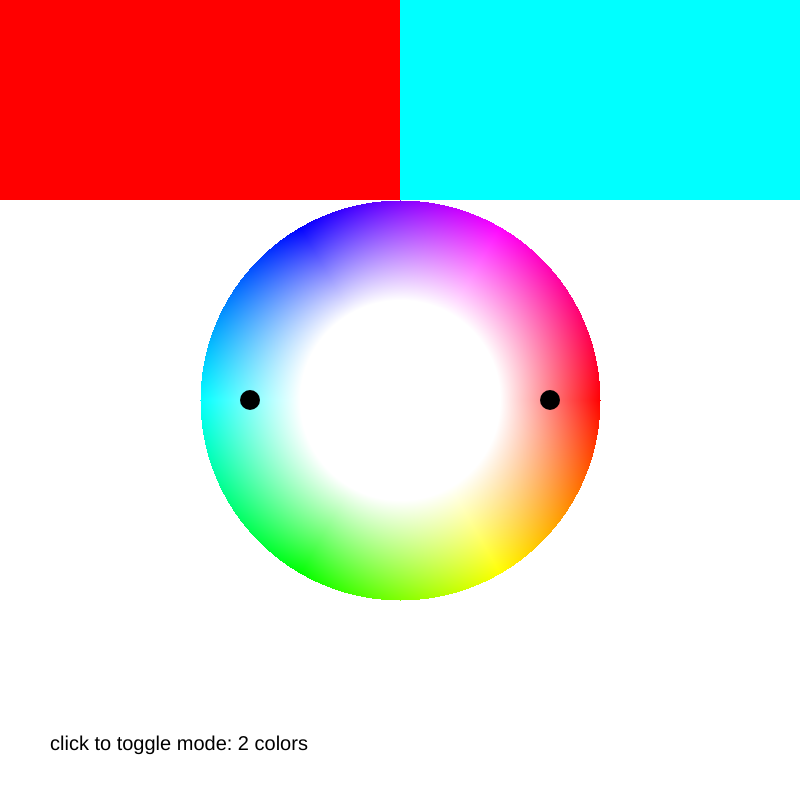
Frame 1 (no input)
Frame 60 (no input): identical to frame 1, image omitted
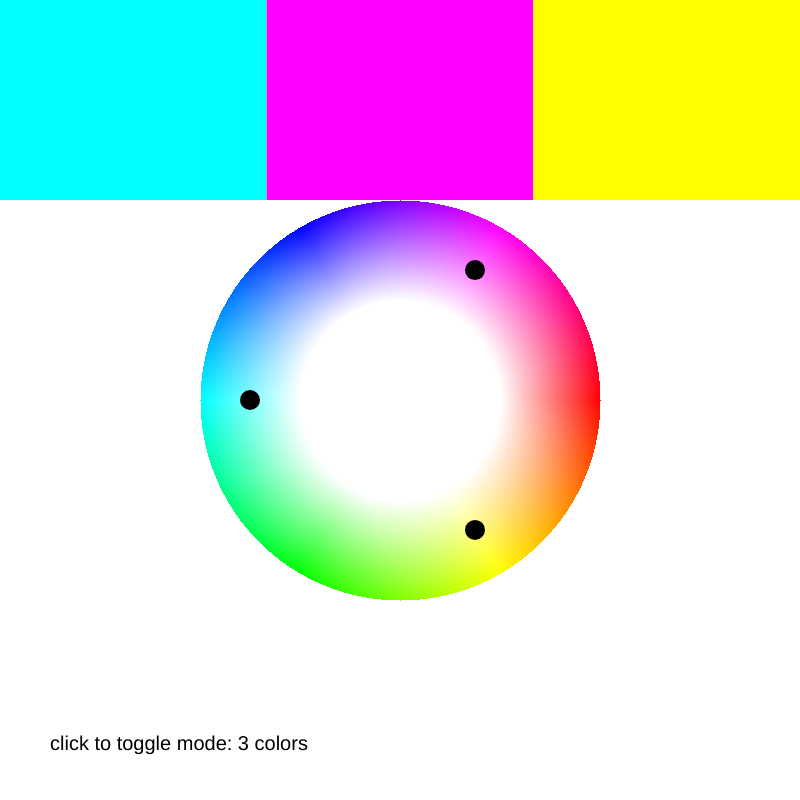
Frame 120 (the mouse pressed at the canvas centre since frame 60)

The p5.js sketch that drew these frames (run headless with seeded random() and noise() and a simulated clock; from frame 60 on, the mouse is pressed at the canvas centre):

// p5.js sketch
// ── sketch.js
// Triadic Tetradic Colo
// Mouse position changes base hue value. Four squares show analogous colors (base, base +30, base +60, base +90).
// extended from Rune Madsen's Color Scheme Analogous Example :https://printingcode.runemadsen.com/examples/color/scheme_analogous/index.html

let outerRadius = 200;
let innerRadius = 100; // hole size
// let steps = 360/15; // resolution
let ringImage;
let colorCount = 2;
// let mode = 'triadic'; // change to 'tetradic' for tetradic colors

function setup() {
  createCanvas(800, 800);
  colorMode(HSB, 360, 100, 100);
  noStroke();

  createRingImage();
}

function draw() {
  background(100);
  drawRing();
  // if(mode === 'triadic'){
  //   drawTriadicColors();
  // } else if(mode === 'tetradic'){
  //   drawTetradicColors();
  // }
  drawSelectedColors();
  fill(0);
  // text('click to toggle mode',50, height-50);
  textSize(20);
  text(
    'click to toggle mode: ' + colorCount + ' colors',
    50,
    height - 50
  );
}

function mousePressed(){
  colorCount = colorCount + 1;

  if (colorCount > 4) {
    colorCount = 2;
  }
}

function drawSelectedColors() {
  let baseHue = map(mouseX, 0, width, 0, 360);

  let hueStep = 360 / colorCount;
  let squareWidth = width / colorCount;

  for (let i = 0; i < colorCount; i++) {
    let hue = ((baseHue + i * hueStep) % 360 + 360) % 360;

    fill(hue, 100, 100);
    rect(i * squareWidth, 0, squareWidth, height / 4);

    drawColorPosition(hue);
  }
}


// function drawTriadicColors(){
//   // Map mouseX to hue (0–360)
//   let baseHue = map(mouseX, 0, width, 0, 360);

//   let squareWidth = width/3;
//   // Square 1: base hue
//   fill((baseHue + 0) % 360, 100, 100);
//   rect(0, 0, squareWidth, height/4);
//   drawColorPosition(baseHue);

//   // Square 2: base + 120
//   fill((baseHue + 120) % 360, 100, 100);
//   rect(squareWidth, 0, squareWidth, height/4);
//   drawColorPosition(baseHue + 120);

//   // Square 3: base + 240
//   fill((baseHue + 240) % 360, 100, 100);
//   rect(squareWidth * 2, 0, squareWidth, height/4);
//   drawColorPosition(baseHue + 240);

// }

// function drawTetradicColors(){
//   // Map mouseX to hue (0–360)
//   let baseHue = map(mouseX, 0, width, 0, 360);

//   let squareWidth = width/4;
//   // Square 1: base hue
//   fill((baseHue + 0) % 360, 100, 100);
//   rect(0, 0, squareWidth, height/4);
//   drawColorPosition(baseHue);

//   // Square 2: base + 90
//   fill((baseHue + 90) % 360, 100, 100);
//   rect(squareWidth, 0, squareWidth, height/4);
//   drawColorPosition(baseHue + 90);

//   // Square 3: base + 180
//   fill((baseHue + 180) % 360, 100, 100);
//   rect(squareWidth * 2, 0, squareWidth, height/4);
//   drawColorPosition(baseHue + 180);

//    // Square 4: base + 270
//   fill((baseHue + 270) % 360, 100, 100);
//   rect(squareWidth * 3, 0, squareWidth, height/4);
//   drawColorPosition(baseHue + 270);
// }

function drawColorPosition(hue){
  push();
  translate(width / 2, height / 2); 
  let x1 = cos(radians(hue)) * (innerRadius+(outerRadius-innerRadius)/2);
  let y1 = sin(radians(hue)) * (innerRadius+(outerRadius-innerRadius)/2);
  fill(0);
  ellipse(x1, y1, 20,20);
  pop();
}

function createRingImage() {
  ringImage = createImage(width, height);
  ringImage.loadPixels();

  let centerX = width / 2;
  let centerY = height / 2;

  for (let y = 0; y < ringImage.height; y++) {
    for (let x = 0; x < ringImage.width; x++) {

      let dx = x  - centerX;
      let dy = y  - centerY;

      
      let distance = sqrt(dx * dx + dy * dy);

      
      if (distance < innerRadius || distance > outerRadius) {
        continue;
      }

      
      let angle = degrees(atan2(dy, dx));
      let hue = (angle + 360) % 360;

   
      let saturation = map(
        distance,
        innerRadius, outerRadius,
        0, 100
      );

      let pixelColor = color(hue, saturation, 100);

  
      let index = (x + y * ringImage.width) * 4;


      ringImage.pixels[index] = red(pixelColor);
      ringImage.pixels[index + 1] = green(pixelColor);
      ringImage.pixels[index + 2] = blue(pixelColor);
      ringImage.pixels[index + 3] = 255;
    }
  }

  ringImage.updatePixels();
}
function drawRing(){

  image(ringImage, 0, 0);
  // push();
  // translate(width / 2, height / 2); // center of canvas


  // for (let angle = 0; angle < 360; angle+=steps) {
  //   let nextAngle = angle + steps;

  //   // Outer edge points
  //   let x1 = cos(radians(angle)) * outerRadius;
  //   let y1 = sin(radians(angle)) * outerRadius;
  //   let x2 = cos(radians(nextAngle)) * outerRadius;
  //   let y2 = sin(radians(nextAngle)) * outerRadius;

  //   // Inner edge points
  //   let x3 = cos(radians(nextAngle)) * innerRadius;
  //   let y3 = sin(radians(nextAngle)) * innerRadius;
  //   let x4 = cos(radians(angle)) * innerRadius;
  //   let y4 = sin(radians(angle)) * innerRadius;

  //   fill(angle, 100, 100);
  //   quad(x1, y1, x2, y2, x3, y3, x4, y4);
   
  // }
  // pop();

}
